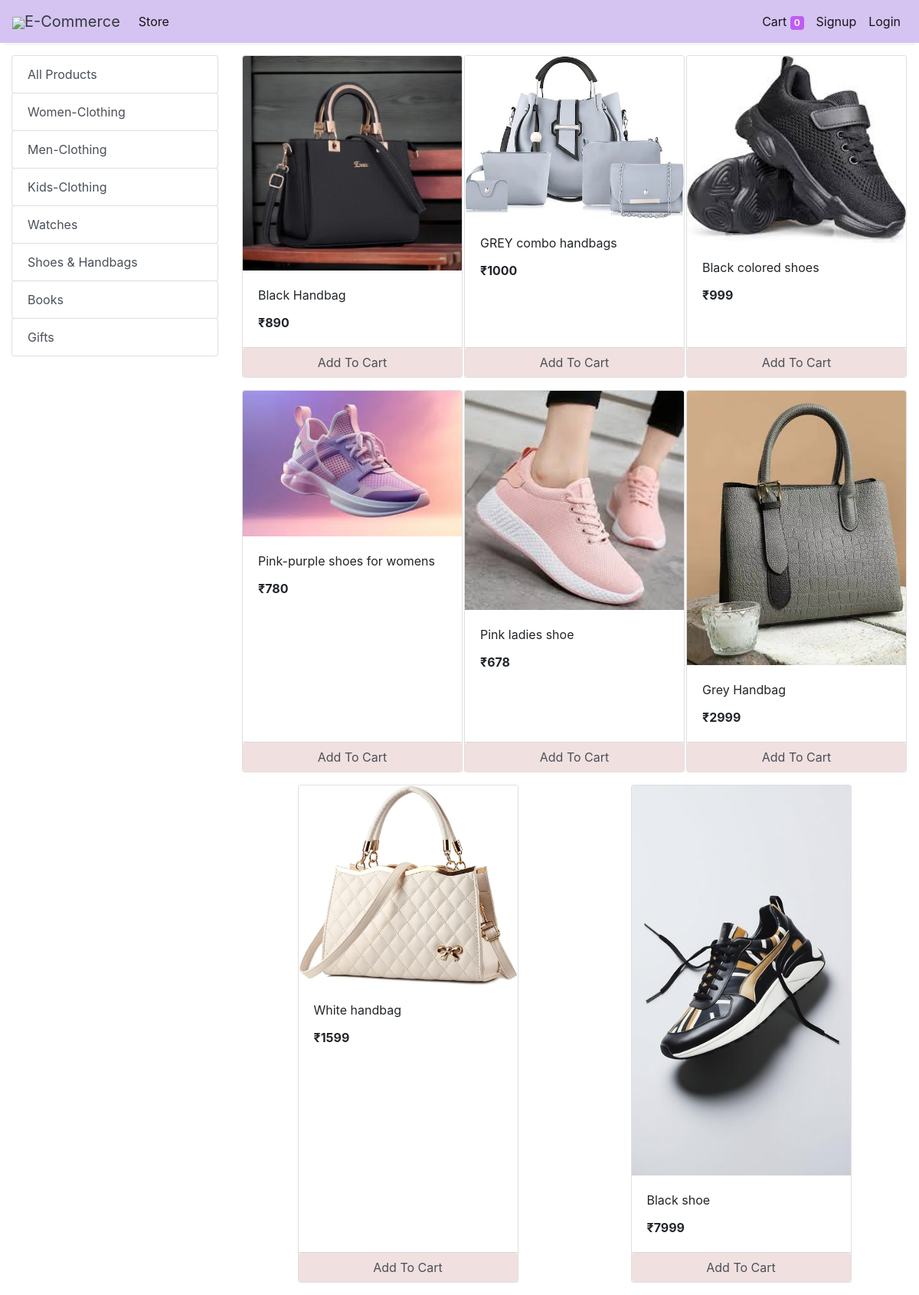
/store?category=26, run on the app's committed database.
### store/models/category.py (models this page shows, shortened)
class Category(models.Model):
    name= models.CharField(max_length=50)
    @staticmethod
    def get_all_categories():
        return Category.objects.all()

### store/models/product.py (models this page shows, shortened)
class Products(models.Model):
    name = models.CharField(max_length=60)
    price= models.IntegerField(default=0)
    category= models.ForeignKey(Category,on_delete=models.CASCADE,default=1 )
    description= models.CharField(max_length=250, default='', blank=True, null= True)
    image= models.ImageField(upload_to='uploads/products/')
    @staticmethod
    def get_all_products_by_categoryid(category_id):
        if category_id:
            return Products.objects.filter (category=category_id)
        else:
            return Products.get_all_products();

### store/views/home.py (the view)
# urls.py: path('' , include('store.urls'))
def store(request):
    cart = request.session.get('cart')
    if not cart:
        request.session['cart'] = {}
    products = None
    categories = Category.get_all_categories()
    categoryID = request.GET.get('category')
    if categoryID:
        products = Products.get_all_products_by_categoryid(categoryID)
    else:
        products = Products.get_all_products();
    data = {}
    data['products'] = products
    data['categories'] = categories
    print('you are : ', request.session.get('email'))
    return render(request, 'index.html', data)

### store/templatetags/cart.py (called while the page is built)
@register.filter (name='is_in_cart')
def is_in_cart(product, cart):
    keys = cart.keys ()
    for id in keys:
        if int (id) == product.id:
            return True
    return False;

### store/templates/index.html (shortened to what this page needs)
{% extends 'base.html' %}
{% block content %}
{% load cart %}
{% load custom_filter %}
<div class="container-fluid mt-3">
	<div class="row">
		<div class="col-lg-3 mx-auto">
			<div class="list-group">
				<a href="/" class="list-group-item list-group-item-action btn btn-outline-suxccess">All Products</a>
				{% for category in categories %}
				<a href="/?category={{category.id}}"
					class="list-group-item list-group-item-action btn btn-outline-suxccess ">{{category.name}}</a>
				{% endfor %}
			</div>
		</div>
		<div id='products' class="col-lg-9 mx-auto">
			<div class="row mx-auto">
				{% for product in products %}
				<div class="card mx-auto mb-3" id={{product.id}} style="width: 18rem;">
					<img class="card-img-top" src="{{product.image.url}}" alt="Card image cap">
					<div class="card-body">
						<p class="card-title">{{product.name}}</p>
						<p class="card-text"><b>₹{{product.price}}</b></p>
					</div>
					<div class="card-footer p-0 no-gutters">
						{% if product|is_in_cart:request.session.cart %}
						<div class="row no-gutters">
							<form action="/#{{product.id}}" class="col-2 " method="post">
								{% csrf_token %}
								<input hidden type="text" name='product' value='{{product.id}}'>
								<input hidden type="text" name='remove' value='True'>
								<input type="submit" value=" - " class="btn btn-block color-btn border-right">
							</form>
							<div class="text-center col btn color-btn">{{product|cart_quantity:request.session.cart}} in Cart</div>
							<form action="/#{{product.id}}" class="col-2 " method="post">
								{% csrf_token %}
								<input hidden type="text" name='product' value='{{product.id}}'>
								<input type="submit" value=" + " class="btn btn-block color-btn border-left">
							</form>
						</div>
						{% else %}
						<form action="/#{{product.id}}" method="POST" class="btn-block">
							<input type="submit" class="float-right btn color-btn form-control"
								value="Add To Cart">
						</form>
						{% endif %}
					</div>
				</div>
				{% endfor %}
			</div>
		</div>
	</div>
</div>
{% endblock %}

### store/templates/index.html (style rules this page uses)
.color-btn { background: #f1e0e0; }

### data on the page
Category: name "Women-Clothing"
Category: name "Men-Clothing"
Category: name "Kids-Clothing"
Category: name "Watches"
Category: name "Shoes & Handbags"
Category: name "Books"
Category: name "Gifts"
Products: image (picture), name "Black Handbag", price "890"
Products: image (picture), name "GREY combo handbags", price "1000"
Products: image (picture), name "Black colored shoes", price "999"
Products: image (picture), name "Pink-purple shoes for womens", price "780"
Products: image (picture), name "Pink ladies shoe", price "678"
Products: image (picture), name "Grey Handbag", price "2999"
Products: image (picture), name "White handbag", price "1599"
Products: image (picture), name "Black shoe", price "7999"

### other printed values
{{ request.session.cart.keys|length }} "0"
